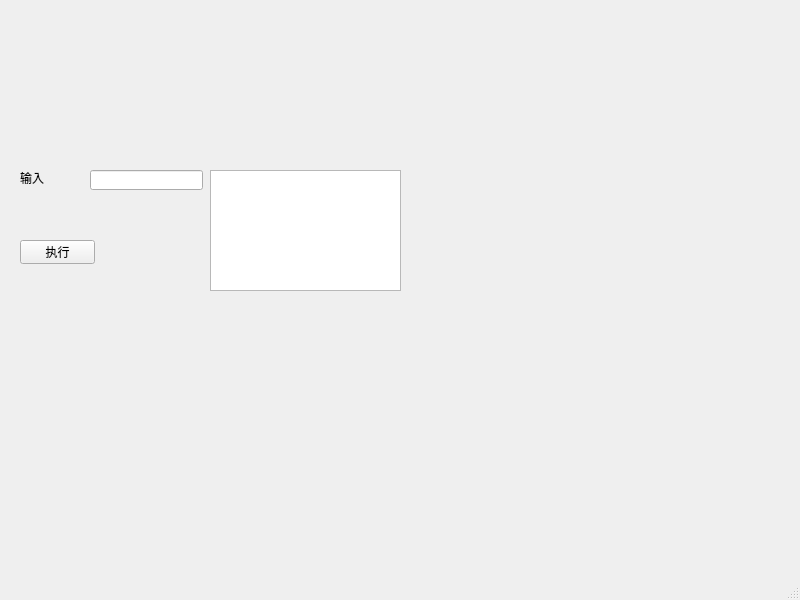
<?xml version="1.0" encoding="UTF-8"?>
<ui version="4.0">
 <class>MainWindow</class>
 <widget class="QMainWindow" name="MainWindow">
  <property name="geometry">
   <rect>
    <x>0</x>
    <y>0</y>
    <width>800</width>
    <height>600</height>
   </rect>
  </property>
  <property name="windowTitle">
   <string>MainWindow</string>
  </property>
  <widget class="QWidget" name="centralwidget">
   <widget class="QLabel" name="label">
    <property name="geometry">
     <rect>
      <x>20</x>
      <y>170</y>
      <width>54</width>
      <height>16</height>
     </rect>
    </property>
    <property name="text">
     <string>输入</string>
    </property>
   </widget>
   <widget class="QLineEdit" name="lineEdit">
    <property name="geometry">
     <rect>
      <x>90</x>
      <y>170</y>
      <width>113</width>
      <height>20</height>
     </rect>
    </property>
   </widget>
   <widget class="QPushButton" name="pushButton">
    <property name="geometry">
     <rect>
      <x>20</x>
      <y>240</y>
      <width>75</width>
      <height>24</height>
     </rect>
    </property>
    <property name="text">
     <string>执行</string>
    </property>
   </widget>
   <widget class="QTextBrowser" name="textBrowser">
    <property name="geometry">
     <rect>
      <x>210</x>
      <y>170</y>
      <width>191</width>
      <height>121</height>
     </rect>
    </property>
   </widget>
  </widget>
  <widget class="QMenuBar" name="menubar">
   <property name="geometry">
    <rect>
     <x>0</x>
     <y>0</y>
     <width>800</width>
     <height>22</height>
    </rect>
   </property>
  </widget>
  <widget class="QStatusBar" name="statusbar"/>
 </widget>
 <resources/>
 <connections/>
</ui>
